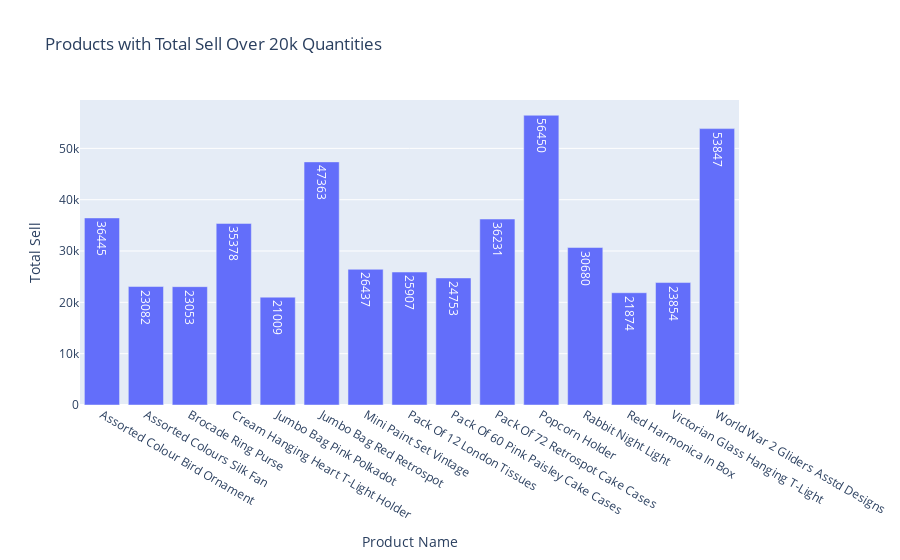

Notebook code cell kept with this figure:
### Code cell
import plotly.express as px
product_sell_top = product_sell[product_sell['Quantity']>20000]
fig = px.bar(product_sell_top, x=product_sell_top['ProductName'], y=product_sell_top['Quantity'], text_auto='position', title='Products with Total Sell Over 20k Quantities')
fig.update_layout(xaxis_title='Product Name', yaxis_title='Total Sell')
fig.show()

### Figure 1 — Plotly figure (JSON) as saved in the notebook; plotly's stock layout.template omitted (floating-point values rounded to 4 significant figures)
{"data": [{"alignmentgroup": "True", "hovertemplate": "ProductName=%{x}<br>Quantity=%{y}<extra></extra>", "legendgroup": "", "marker": {"color": "#636efa", "pattern": {"shape": ""}}, "name": "", "offsetgroup": "", "orientation": "v", "showlegend": false, "textposition": "auto", "texttemplate": "%{y:position}", "type": "bar", "x": ["Assorted Colour Bird Ornament", "Assorted Colours Silk Fan", "Brocade Ring Purse", "Cream Hanging Heart T-Light Holder", "Jumbo Bag Pink Polkadot", "Jumbo Bag Red Retrospot", "Mini Paint Set Vintage", "Pack Of 12 London Tissues", "Pack Of 60 Pink Paisley Cake Cases", "Pack Of 72 Retrospot Cake Cases", "Popcorn Holder", "Rabbit Night Light", "Red Harmonica In Box", "Victorian Glass Hanging T-Light", "World War 2 Gliders Asstd Designs"], "xaxis": "x", "y": [36445, 23082, 23053, 35378, 21009, 47363, 26437, 25907, 24753, 36231, 56450, 30680, 21874, 23854, 53847], "yaxis": "y"}], "layout": {"barmode": "relative", "legend": {"tracegroupgap": 0}, "title": {"text": "Products with Total Sell Over 20k Quantities"}, "xaxis": {"anchor": "y", "domain": [0, 1], "title": {"text": "Product Name"}}, "yaxis": {"anchor": "x", "domain": [0, 1], "title": {"text": "Total Sell"}}}}
